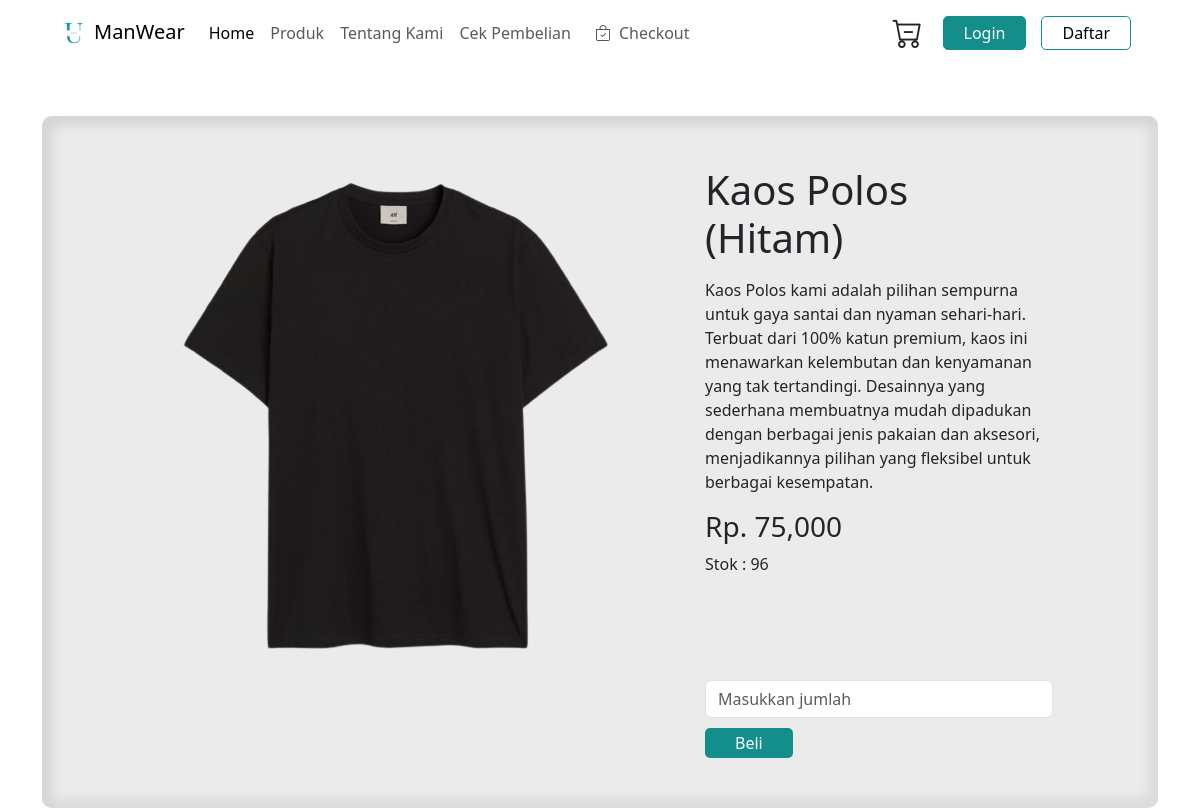
Screenshot of /user/detail.php?id=1 with the database file from the repository.
### tables this page shows
CREATE TABLE `produk` (
  `id_produk` int(11) NOT NULL,
  `nama_produk` varchar(255) NOT NULL,
  `harga_produk` int(11) NOT NULL,
  `berat` int(11) NOT NULL,
  `foto_produk` varchar(255) NOT NULL,
  `deskripsi_produk` text NOT NULL,
  `stok_produk` varchar(100) NOT NULL
);

### user/detail.php (the view, shortened to what this page needs)
<?php
include "../koneksi.php";
$id = $_GET['id'];
$query = mysqli_query($connect, "SELECT * FROM produk WHERE id_produk = '$id'");
$produk = mysqli_fetch_assoc($query);
?>
<!DOCTYPE html>
<html lang="en">
<head>
    <link rel="stylesheet" href="../kumpulan_css/detail.css">
    <link rel="stylesheet" href="https://cdn.jsdelivr.net/npm/bootstrap-icons@1.11.3/font/bootstrap-icons.min.css">
    <link rel="stylesheet" href="https://unpkg.com/aos@next/dist/aos.css" />
    <link href="https://cdn.jsdelivr.net/npm/bootstrap@5.3.3/dist/css/bootstrap.min.css" rel="stylesheet">
</head>
<body>
    <div class="full-kontainer container ">
    <nav class="navbar navbar-expand-lg" data-aos="fade-down" data-aos-duration="1000">
      <div class="container-fluid">
          <a class="navbar-brand" href="#"><img src="../assets/logo.png" width="40">ManWear</a>
        <div class="collapse navbar-collapse" id="navbarSupportedContent">
          <ul class="navbar-nav me-auto mb-2 mb-lg-0 " >
            <li class="nav-item">
              <a class="nav-link active" aria-current="page" href="index.php">Home</a>
            </li>
            <li class="nav-item">
              <a class="nav-link" href="index.php?#produk">Produk</a>
            </li>
            <li class="nav-item">
              <a class="nav-link" href="#">Tentang Kami</a>
            </li>
            <li class="nav-item">
              <a class="nav-link" href="riwayat.php">Cek Pembelian</a>
            </li>
            <li class="nav-item">
            <li class="nav-item">
              <a class="nav-link" href="checkout.php"><i class="bi-bag-check px-2"></i>Checkout</a>
            </li>
            </li>
          </ul>
          <a class="nav-link keranjang" href="keranjang.php"><i class="bi bi-cart-dash "></i></a>
          <div class="login d-flex">
            <?php if(isset($_SESSION['pelanggan'])):?>
                <a href="./logout-user.php" class="logout">Logout</a>
           <?php else: ?>
              <a href="../user/halaman-login-user.php" class="sign-in">Login</a>
              <a href="../" class="sign-up">Daftar</a>
            <?php endif ?>
          </div>
          </div>
        </div>
    </nav>
    <div class="container kontainer-2"data-aos="fade-in" data-aos-duration="2000">
      <div class="row justify-content-center">
        <div class="col-md-6 col-12 "data-aos="fade-right" data-aos-duration="1000">
            <img src="../assets/<?php echo $produk['foto_produk'];?>" >
        </div>
        <div class="deskripsi-produk col-md-4 col-12" data-aos="fade-left" data-aos-duration="1000">
            <h1 class="mb-3"><?php echo $produk['nama_produk'];?></h1>
            <p><?php echo $produk['deskripsi_produk'];?></p>
            <h3>Rp. <?php echo number_format($produk['harga_produk']);?></h3>
            <p>Stok : <?php echo $produk['stok_produk']; ?></p>
            <form action="" method="post" class="jumlahbeli">
              <div class="form-group">
                <div class="input-group">
                  <input type="number" name="jumlah" min="1" class="form-control" placeholder="Masukkan jumlah">
                </div>
                <button name="submit" class="beli">Beli</button>
              </div>
            </form>
        </div>
      </div>
    </div>
    </div>
</body>
</html>

### kumpulan_css/detail.css (style rules this page uses)
* { margin: 0; padding: 0; box-sizing: border-box; }
.keranjang i { font-size: 30px; margin-right: 20px; }
.login a { text-decoration: none; margin-right: 15px; }
.sign-in { background-color: #138e8a; color: #fff; padding: 4px 20px; border-radius: 5px; transition: 0.2s ease-in-out; border: 1px solid #138e8a; }
.sign-up { border: 1px solid #138e8a; padding: 4px 20px; color: #000; border-radius: 5px; transition: 0.2s ease-in-out; }
.jumlahbeli { margin-top: 30%; }
.kontainer-2 { margin-top: 50px; background: #ebebeb; box-shadow:inset 10px 10px 10px #d6d6d6, inset -10px -10px 10px #dcdcdc; padding: 50px 0; border-radius: 10px; }
.beli { background-color: #138e8a; padding: 3px 30px; border-radius: 5px; transition: 0.2s ease-in-out; border: none; color: #fff; margin-top: 10px; }

### rows the page displays
produk: foto_produk (picture), nama_produk "Kaos Polos (Hitam)", deskripsi_produk "Kaos Polos kami adalah pilihan sempurna untuk gaya santai dan nyaman sehari-hari. Terbuat dari 100% katun premium, kaos ini menawarkan kelembutan dan kenyamanan yang tak tertandingi. Desainnya yang sederhana membuatnya mudah dipadukan dengan berbagai jenis pakaian dan aksesori, menjadikannya pilihan yang fleksibel untuk berbagai kesempatan.", harga_produk "75,000", stok_produk "96"
